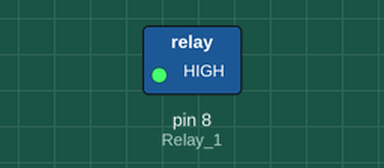
Simulated run of this sketch. Board: Arduino Uno, built with avr-gcc and run on an emulated ATmega328P. Shown: switched loads named in the sketch (green lamp = pin HIGH). Dashed ring = blinking.

Above: at 0.5 s.
Timing chart, 0 to 4.6 s (numbered marks = the images above):
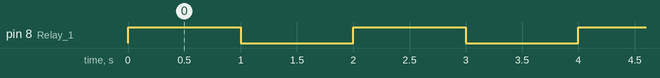

The sketch:

dtmf__2019_01_13_16_15_23_UTC_.ino
```cpp
#define Q1 A0   // Attach DTMF Module Q1  Pin to Arduino Pin A0
 #define Q2 A1   // Attach DTMF Module Q2  Pin to Arduino Pin A1
 #define Q3 A2   // Attach DTMF Module Q3  Pin to Arduino Pin A2
 #define Q4 A3   // Attach DTMF Module Q4  Pin to Arduino Pin A3
 #define STD A4  // Attach DTMF Module STD Pin to Arduino Pin A4

 #define Relay_1 8  // Attach Relay_1 Control Pin to Arduino Pin 8


 int DTMFdata; // The DTMFdata variable will be used to interpret the output of the DTMF module.


void setup()
{
  Serial.begin(9600);

  //Setup the INPUT pins on the Arduino for "MT8870 DTMF Module"
  pinMode(Q1, INPUT);
  pinMode(Q2, INPUT);
  pinMode(Q3, INPUT);
  pinMode(Q4, INPUT);
  pinMode(STD, INPUT);

  //Setup the OUTPUT pins on the Arduino for Relay
  pinMode(Relay_1, OUTPUT);
}


void loop()
{
 digitalWrite(Relay_1,HIGH);
 delay(1000);
 digitalWrite(Relay_1,LOW);
 delay(1000);

}
```

Measured:
- by itself, pin 8 (Relay_1): alternates HIGH for 1.0 s and LOW for 1.0 s
